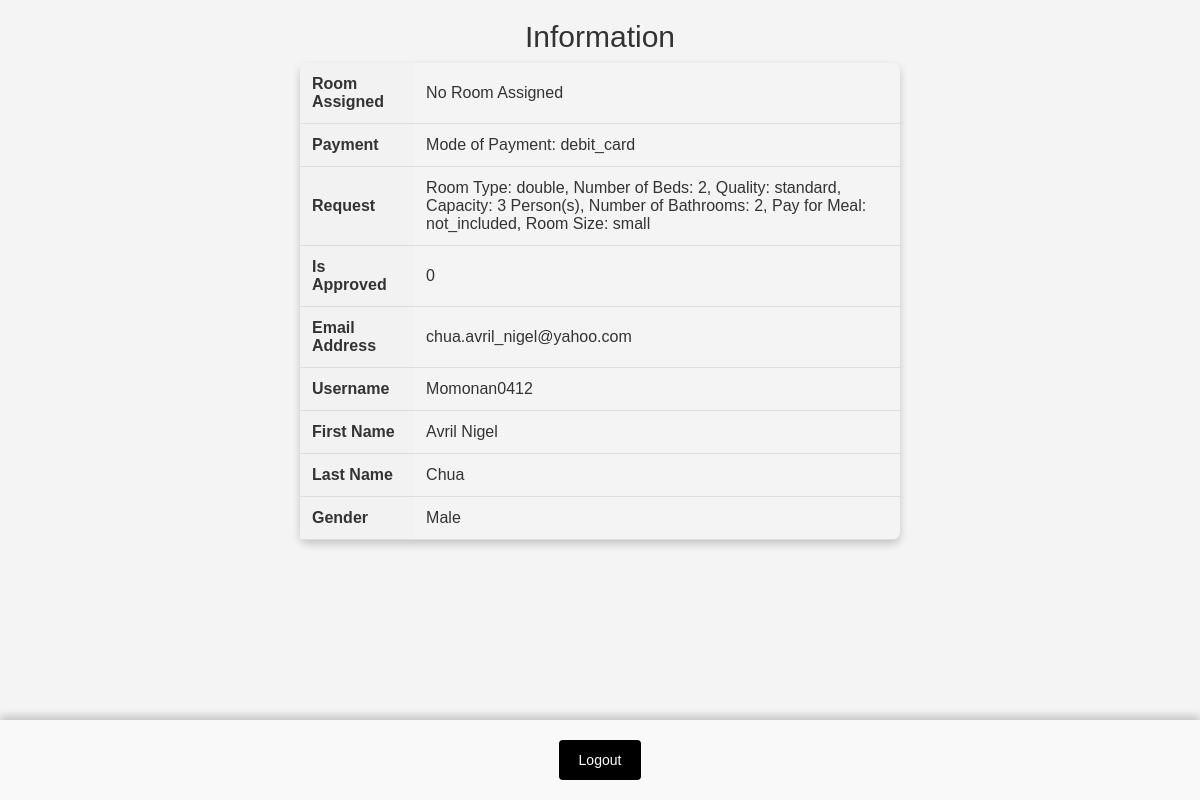
Screenshot of /request.php (signed in) with the database file from the repository.
### tables this page shows
CREATE TABLE `tbluseraccount` (
  `acctid` int(11) NOT NULL,
  `emailadd` varchar(50) NOT NULL,
  `username` varchar(50) NOT NULL,
  `password` varchar(255) NOT NULL,
  `usertype` varchar(50) NOT NULL
);

CREATE TABLE `tblcustomer` (
  `customerID` int(11) NOT NULL,
  `accountID` int(11) NOT NULL,
  `profileID` int(11) NOT NULL,
  `room_assigned` varchar(255) NOT NULL DEFAULT 'No Room Assigned',
  `payment` varchar(255) NOT NULL DEFAULT 'Payment Not Set'
);

CREATE TABLE `tblroomrequest` (
  `requestID` int(11) NOT NULL,
  `customerID` int(11) NOT NULL,
  `request` varchar(255) NOT NULL,
  `isApprove` tinyint(1) NOT NULL DEFAULT 0
);

CREATE TABLE `tbluserprofile` (
  `userid` int(11) NOT NULL,
  `acctid` int(11) NOT NULL,
  `firstname` varchar(50) NOT NULL,
  `lastname` varchar(50) NOT NULL,
  `gender` varchar(50) NOT NULL
);

### request.php (the view, shortened to what this page needs)
<?php
    include 'header.php';
    include 'connect.php';
    $sql = "SELECT *
        FROM tbluseraccount
        JOIN tbluserprofile ON tbluseraccount.acctid = tbluserprofile.acctid
        JOIN tblcustomer ON tbluseraccount.acctid = tblcustomer.accountID
        JOIN tblroomrequest ON tblcustomer.customerID = tblroomrequest.customerID
        WHERE tbluseraccount.acctid = ? OR tblcustomer.customerID = ?";
    $stmt = $mysqli->prepare($sql);
    $stmt->bind_param("ii", $_SESSION["ExistingUserAccountID"], $_SESSION["newlyRegisteredCustomerID"]);
    if(!$stmt->execute()) {
        throw new Exception("Error executing SQL statement: " . $stmt->error);
    }
    $result = $stmt->get_result();
    if($result->num_rows == 1){
        $row = $result->fetch_assoc();
        ?>
        <h2 style="text-align: center;">Information</h2>
        <table>
            <tr>
                <th>Room Assigned</th>
                <td><?php echo $row['room_assigned']; ?></td>
            </tr>
            <tr>
                <th>Payment</th>
                <td><?php echo $row['payment']; ?></td>
            </tr>
            <tr>
                <th>Request</th>
                <td><?php echo $row['request']; ?></td>
            </tr>
            <tr>
                <th>Is Approved</th>
                <td><?php echo $row['isApprove']; ?></td>
            </tr>
            <tr>
                <th>Email Address</th>
                <td><?php echo $row['emailadd']; ?></td>
            </tr>
            <tr>
                <th>Username</th>
                <td><?php echo $row['username']; ?></td>
            </tr>
            <tr>
                <th>First Name</th>
                <td><?php echo $row['firstname']; ?></td>
            </tr>
            <tr>
                <th>Last Name</th>
                <td><?php echo $row['lastname']; ?></td>
            </tr>
            <tr>
                <th>Gender</th>
                <td><?php echo $row['gender']; ?></td>
            </tr>
        </table>
        <?php
    }
?>
<?php include "footer.php" ?>

### header.php (shortened to what this page needs)
<head>
    <link rel="stylesheet" href="https://maxcdn.bootstrapcdn.com/bootstrap/3.4.1/css/bootstrap.min.css">
    <link rel="stylesheet" href="/style.css">
</head>

### footer.php (shortened to what this page needs)
<body>
    <div class="footer">
        <button class="logout-btn" onclick="logout()">Logout</button>
    </div>
</body>

### style.css (style rules this page uses)
body { font-family: Arial, sans-serif; margin: 0; padding: 0; background-color: #f4f4f4; }
table { border-collapse: collapse; width: 50%; margin: auto; box-shadow: 0 4px 8px 0 rgba(0,0,0,0.2); border-radius: 8px; }
th, td { padding: 12px; text-align: left; border-bottom: 1px solid #ddd; }
th { background-color: #f2f2f2; }
.footer { position: fixed; bottom: 0; left: 0; width: 100%; background-color: #f9f9f9; box-shadow: 0 -4px 8px 0 rgba(0,0,0,0.2); padding: 20px; text-align: center; }
.logout-btn { background-color: black; color: white; padding: 10px 20px; border: none; border-radius: 4px; cursor: pointer; transition: background-color 0.3s; }

### rows the page displays
tbluseraccount: tblcustomer.room_assigned "No Room Assigned", tblcustomer.payment "Mode of Payment: debit_card", tblroomrequest.request "Room Type: double, Number of Beds: 2, Quality: standard, Capacity: 3 Person(s), Number of Bathrooms: 2, Pay for Meal: not_included, Room Size: small", tblroomrequest.isApprove "0", emailadd "chua.avril_nigel@yahoo.com", username "Momonan0412", tbluserprofile.firstname "Avril Nigel", tbluserprofile.lastname "Chua", tbluserprofile.gender "Male"
